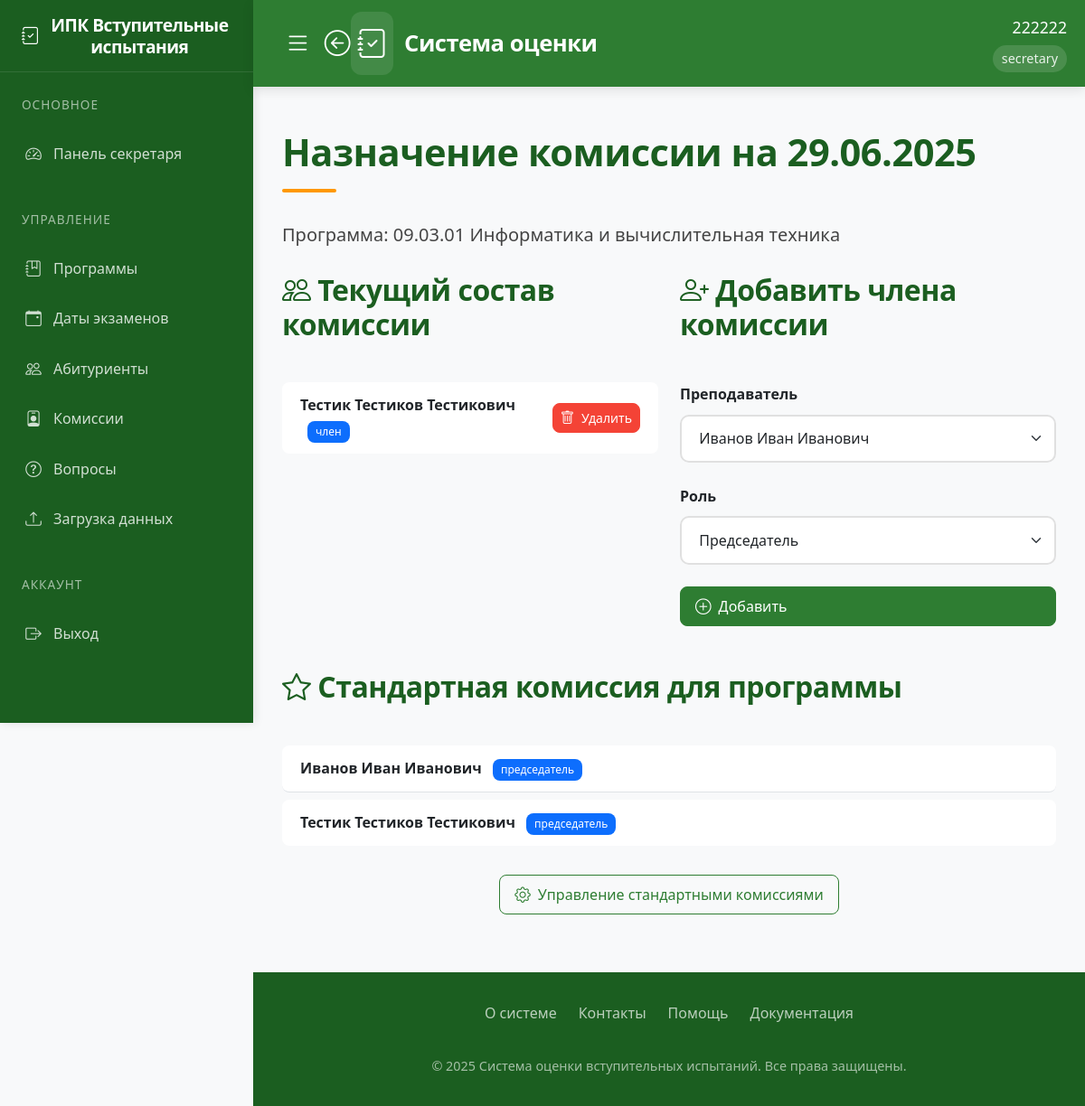
Page /assign_commission/27 (signed in) on the earlier database version.
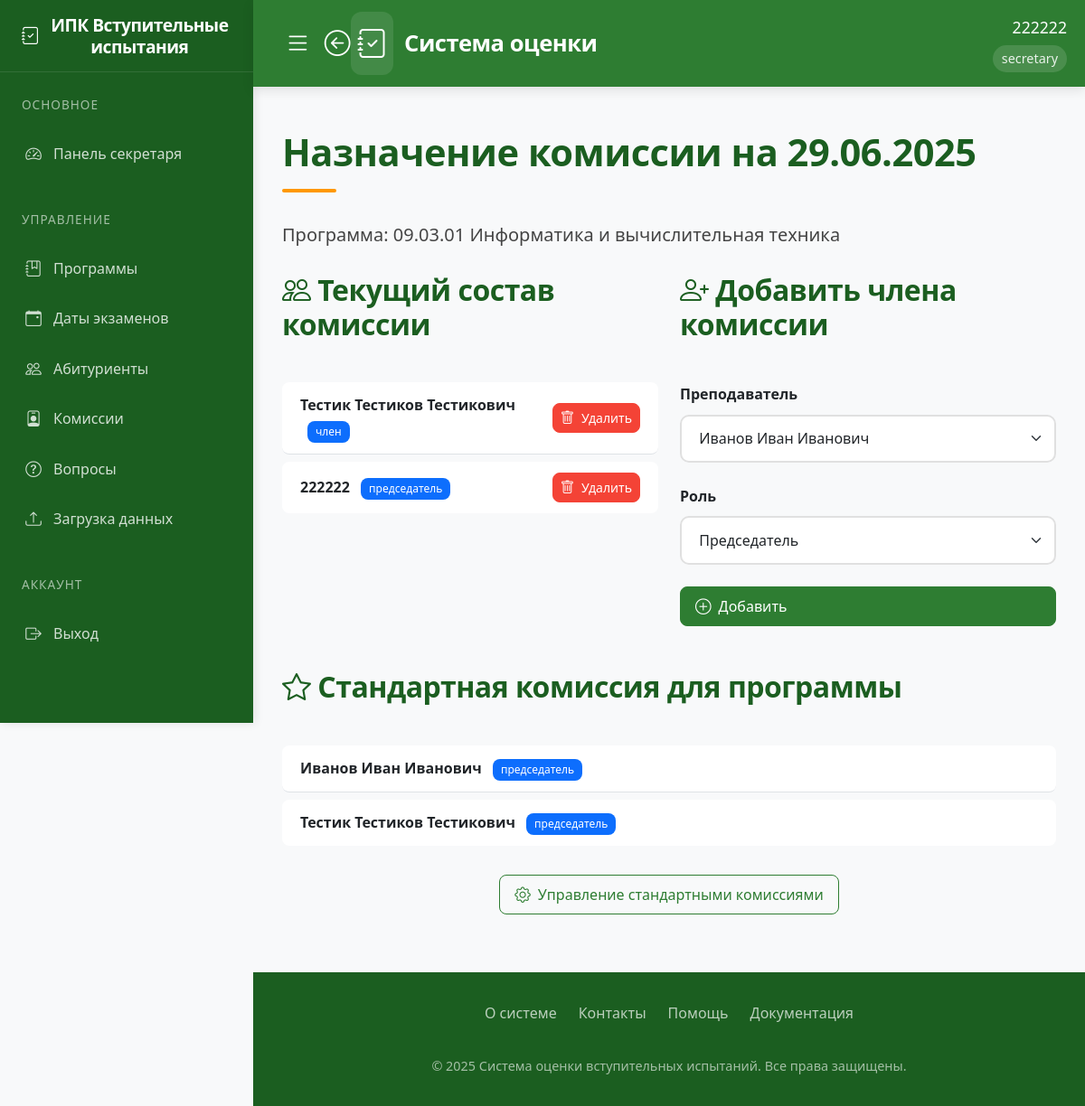
Same page on the later database version.
### app/models.py (models this page shows)
class User(UserMixin, db.Model):
    id = db.Column(db.Integer, primary_key=True)
    username = db.Column(db.String(80), unique=True, nullable=False)
    password = db.Column(db.String(120), nullable=False)
    full_name = db.Column(db.String(100), nullable=False)
    position = db.Column(db.String(100), nullable=False)
    role = db.Column(db.String(20), nullable=False)  # 'admin', 'secretary', 'commission'
    school_id = db.Column(db.Integer, db.ForeignKey('engineering_school.id'))
    engineering_school = db.relationship('EngineeringSchool', backref='users')
    commission_members = db.relationship('CommissionMember', back_populates='user', cascade='all, delete-orphan')
    standard_commissions = db.relationship('StandardCommission', back_populates='user', cascade='all, delete-orphan')

class ExamDate(db.Model):
    id = db.Column(db.Integer, primary_key=True)
    date = db.Column(db.DateTime, nullable=False)
    program_id = db.Column(db.Integer, db.ForeignKey('program.id'), nullable=False)
    commission = db.relationship('CommissionMember', backref='exam_date', lazy=True, cascade='all, delete-orphan')
    applicants = db.relationship('Applicant', backref='exam_date', lazy=True)

class Program(db.Model):
    id = db.Column(db.Integer, primary_key=True)
    code = db.Column(db.String(50), nullable=False)
    name = db.Column(db.String(200), nullable=False)
    school_id = db.Column(db.Integer, db.ForeignKey('engineering_school.id'))
    questions = db.relationship('Question', backref='program', lazy=True, cascade='all, delete-orphan')
    standard_commission = db.relationship('StandardCommission', backref='program', lazy=True, cascade='all, delete-orphan')
    applicants = db.relationship('Applicant', backref='program', lazy=True)
    exam_dates = db.relationship('ExamDate', backref='program', lazy=True)

class CommissionMember(db.Model):
    id = db.Column(db.Integer, primary_key=True)
    exam_date_id = db.Column(db.Integer, db.ForeignKey('exam_date.id'), nullable=False)
    user_id = db.Column(db.Integer, db.ForeignKey('user.id'), nullable=False)
    role = db.Column(db.String(50), nullable=False)  # 'председатель', 'заместитель', 'член'
    user = db.relationship('User', back_populates='commission_members')

class StandardCommission(db.Model):
    id = db.Column(db.Integer, primary_key=True)
    program_id = db.Column(db.Integer, db.ForeignKey('program.id'), nullable=False)
    user_id = db.Column(db.Integer, db.ForeignKey('user.id'), nullable=False)
    role = db.Column(db.String(50), nullable=False)  # 'председатель', 'заместитель', 'член'
    user = db.relationship('User', back_populates='standard_commissions')

### app/routes.py (the view, shortened to what this page needs)
@routes.route('/assign_commission/<int:exam_date_id>', methods=['GET', 'POST'])
@login_required
def assign_commission(exam_date_id):
    if current_user.role not in ['admin', 'secretary']:
        abort(403)
    exam_date = ExamDate.query.get_or_404(exam_date_id)
    form = AssignCommissionForm()
    return render_template('assign_commission.html', form=form, exam_date=exam_date)

### app/forms.py
class AssignCommissionForm(FlaskForm):
    user_id = SelectField('Член комиссии', coerce=int, validators=[DataRequired()])
    role = SelectField('Должность', choices=[
        ('председатель', 'Председатель'),
        ('заместитель', 'Заместитель председателя'),
        ('член', 'Член комиссии')
    ], validators=[DataRequired()])
    submit = SubmitField('Добавить')
    def __init__(self, *args, **kwargs):
        super(AssignCommissionForm, self).__init__(*args, **kwargs)
        self.user_id.choices = [(u.id, u.full_name) for u in User.query.filter(User.role.in_(['commission', 'secretary', 'admin'])).all()]

### app/templates/assign_commission.html (shortened to what this page needs)
{% extends "base.html" %}
{% block content %}
<div class="spacer-lg">
    <h1>Назначение комиссии на {{ exam_date.date.strftime('%d.%m.%Y') }}</h1>
    <p class="lead">Программа: <strong>{{ exam_date.program.code }} {{ exam_date.program.name }}</strong></p>
    <div class="row spacer-lg">
        <div class="col-lg-6">
            <div class="card-elegant spacer-md">
                <div class="card-header-elegant">
                    <h2><i class="bi bi-people"></i> Текущий состав комиссии</h2>
                </div>
                <div class="card-body">
                    {% if exam_date.commission %}
                    <ul class="list-group list-group-flush">
                        {% for member in exam_date.commission %}
                        <li class="list-group-item d-flex justify-content-between align-items-center">
                            <div>
                                <span class="fw-bold">{{ member.user.full_name }}</span>
                                <span class="badge bg-primary ms-2">{{ member.role }}</span>
                            </div>
                            <form action="{{ url_for('routes.delete_commission_member', member_id=member.id) }}" method="POST">
                                <button type="submit" class="btn btn-danger-elegant btn-sm">
                                    <i class="bi bi-trash"></i> Удалить
                                </button>
                            </form>
                        </li>
                        {% endfor %}
                    </ul>
                    {% else %}
                    <div class="alert alert-light text-center">
                        <i class="bi bi-info-circle"></i> Комиссия не назначена
                    </div>
                    {% endif %}
                </div>
            </div>
        </div>
        <div class="col-lg-6">
            <div class="card-elegant">
                <div class="card-header-elegant">
                    <h2><i class="bi bi-person-plus"></i> Добавить члена комиссии</h2>
                </div>
                <div class="card-body">
                    <form method="POST">
                        <div class="mb-4">
                            <label class="form-label fw-bold">Преподаватель</label>
                            {{ form.user_id(class="form-control-elegant form-select") }}
                        </div>
                        <div class="mb-4">
                            <label class="form-label fw-bold">Роль</label>
                            {{ form.role(class="form-control-elegant form-select") }}
                        </div>
                        <button type="submit" class="btn btn-primary-elegant w-100">
                            <i class="bi bi-plus-circle"></i> Добавить
                        </button>
                    </form>
                </div>
            </div>
        </div>
    </div>
    <div class="card-elegant mt-5">
        <div class="card-header-elegant">
            <h2><i class="bi bi-star"></i> Стандартная комиссия для программы</h2>
        </div>
        <div class="card-body">
            {% if exam_date.program.standard_commission %}
            <ul class="list-group list-group-flush">
                {% for member in exam_date.program.standard_commission %}
                <li class="list-group-item">
                    <span class="fw-bold">{{ member.user.full_name }}</span>
                    <span class="badge bg-primary ms-2">{{ member.role }}</span>
                </li>
                {% endfor %}
            </ul>
            {% else %}
            <div class="alert alert-light text-center">
                <i class="bi bi-info-circle"></i> Стандартная комиссия не настроена
            </div>
            {% endif %}
            <div class="mt-4 text-center">
                <a href="{{ url_for('routes.standard_commission') }}" class="btn btn-outline-elegant">
                    <i class="bi bi-gear"></i> Управление стандартными комиссиями
                </a>
            </div>
        </div>
    </div>
</div>
{% endblock %}

### app/templates/base.html (shortened to what this page needs)
<!DOCTYPE html>
<html lang="ru">
<head>
    <link href="https://cdn.jsdelivr.net/npm/bootstrap@5.3.0/dist/css/bootstrap.min.css" rel="stylesheet">
    <link rel="stylesheet" href="https://cdn.jsdelivr.net/npm/bootstrap-icons@1.10.0/font/bootstrap-icons.css">
    <link rel="stylesheet" href="{{ url_for('static', filename='style.css') }}">
</head>
<body>
    <aside class="sidebar">
        <div class="sidebar-header">
            <h3 class="sidebar-title">
                <i class="bi bi-journal-check"></i>
                <span>ИПК Вступительные испытания</span>
            </h3>
        </div>
        <nav class="sidebar-menu">
            {% if current_user.is_authenticated %}
                <div class="menu-section">
                    <div class="menu-section-title">Основное</div>
                    {% if current_user.role == 'admin' %}
                        <a href="{{ url_for('routes.admin_dashboard') }}" class="menu-item {% if request.endpoint == 'routes.admin_dashboard' %}active{% endif %}">
                            <i class="bi bi-speedometer2"></i>
                            <span>Панель управления</span>
                        </a>
                    {% elif current_user.role == 'secretary' %}
                        <a href="{{ url_for('routes.secretary_dashboard') }}" class="menu-item {% if request.endpoint == 'routes.secretary_dashboard' %}active{% endif %}">
                            <i class="bi bi-speedometer2"></i>
                            <span>Панель секретаря</span>
                        </a>
                    {% elif current_user.role == 'teacher' %}
                        <a href="{{ url_for('routes.teacher_dashboard') }}" class="menu-item {% if request.endpoint == 'routes.teacher_dashboard' %}active{% endif %}">
                            <i class="bi bi-speedometer2"></i>
                            <span>Панель преподавателя</span>
                        </a>
                    {% elif current_user.role == 'student' %}
                        <a href="{{ url_for('routes.student_dashboard') }}" class="menu-item {% if request.endpoint == 'routes.student_dashboard' %}active{% endif %}">
                            <i class="bi bi-speedometer2"></i>
                            <span>Мои тесты</span>
                        </a>
                    {% endif %}
                </div>
                {% if current_user.role in ['admin', 'secretary'] %}
                <div class="menu-section">
                    <div class="menu-section-title">Управление</div>
                    <a href="{{ url_for('routes.programs') }}" class="menu-item {% if request.endpoint == 'routes.programs' %}active{% endif %}">
                        <i class="bi bi-journal-bookmark"></i>
                        <span>Программы</span>
                    </a>
                    <a href="{{ url_for('routes.exam_dates') }}" class="menu-item {% if request.endpoint == 'routes.exam_dates' %}active{% endif %}">
                        <i class="bi bi-calendar-event"></i>
                        <span>Даты экзаменов</span>
                    </a>
                    <a href="{{ url_for('routes.applicants') }}" class="menu-item {% if request.endpoint == 'routes.applicants' %}active{% endif %}">
                        <i class="bi bi-people"></i>
                        <span>Абитуриенты</span>
                    </a>
                    <a href="{{ url_for('routes.standard_commission') }}" class="menu-item {% if request.endpoint == 'routes.standard_commission' %}active{% endif %}">
                        <i class="bi bi-person-badge"></i>
                        <span>Комиссии</span>
                    </a>
                    <a href="{{ url_for('routes.questions') }}" class="menu-item {% if request.endpoint == 'routes.questions' %}active{% endif %}">
                        <i class="bi bi-question-circle"></i>
                        <span>Вопросы</span>
                    </a>
                    <a href="{{ url_for('routes.upload_schedule') }}" class="menu-item {% if request.endpoint == 'routes.upload_schedule' %}active{% endif %}">
                        <i class="bi bi-upload"></i>
                        <span>Загрузка данных</span>
                    </a>
                </div>
                {% endif %}
                <div class="menu-section">
                    <div class="menu-section-title">Аккаунт</div>
                    <a href="{{ url_for('routes.logout') }}" class="menu-item">
                        <i class="bi bi-box-arrow-right"></i>
                        <span>Выход</span>
                    </a>
                </div>
            {% endif %}
        </nav>
    </aside>
    <header class="main-header">
        <div class="header-container">
            <div class="header-left">
                {% if current_user.is_authenticated %}
                    <div class="header-left">
                        <button class="toggle-sidebar-btn">
                            <i class="bi bi-list"></i>
                        </button>
                        <a href="javascript:history.back()" class="back-btn">
                            <i class="bi bi-arrow-left-circle"></i>
                        </a>
                        <a href="{{ url_for('routes.home') }}" class="logo">
                            <i class="bi bi-journal-check"></i>
                            <span>Система оценки</span>
                        </a>
                    </div>
                {% endif %}
            <nav class="user-nav">
                {% if current_user.is_authenticated %}
                <div class="user-info">
                    <div class="user-name">{{ current_user.full_name }}</div>
                    <div class="user-role">{{ current_user.role }}</div>
                </div>
                {% else %}
                <a href="{{ url_for('routes.login') }}" class="outline-btn">
                    <i class="bi bi-box-arrow-in-right"></i>
                    <span>Войти</span>
                </a>
                {% endif %}
            </nav>
        </div>
    </header>
    <main class="main-content">
        {% block content %}{% endblock %}
    </main>
    <footer class="main-footer">
        <div class="footer-content">
            <div class="footer-links">
                <a href="#" class="footer-link">О системе</a>
                <a href="#" class="footer-link">Контакты</a>
                <a href="#" class="footer-link">Помощь</a>
                <a href="#" class="footer-link">Документация</a>
            </div>
            <div class="footer-copyright">
                &copy; 2025 Система оценки вступительных испытаний. Все права защищены.
            </div>
        </div>
    </footer>
</body>
</html>

### static/style.css (style rules this page uses)
:root { --primary: #0d6efd; --secondary: #6c757d; --success: #198754; --info: #0dcaf0; --warning: #ffc107; --danger: #dc3545; --light: #f8f9fa; --dark: #212529; }
body { font-family: 'Segoe UI', Tahoma, Geneva, Verdana, sans-serif; background-color: #f8fafc; color: #333; }
header { box-shadow: 0 2px 10px rgba(0, 0, 0, 0.1); z-index: 1030; }
.btn { border-radius: 0.5rem; font-weight: 500; padding: 0.5rem 1rem; transition: all 0.2s; display: inline-flex; align-items: center; gap: 0.5rem; }
.btn i { font-size: 1.1em; }
.btn-sm { padding: 0.25rem 0.5rem; }
.form-control, .form-select { border-radius: 0.5rem; padding: 0.75rem; border: 1px solid #dee2e6; }
.badge { font-weight: 500; padding: 0.5em 0.75em; border-radius: 0.5rem; }
.list-group-item { padding: 0.75rem 1.25rem; border-radius: 0.5rem !important; margin-bottom: 0.5rem; }

Differences in the rows shown:
added CommissionMember: user.full_name "222222", role "председатель"
